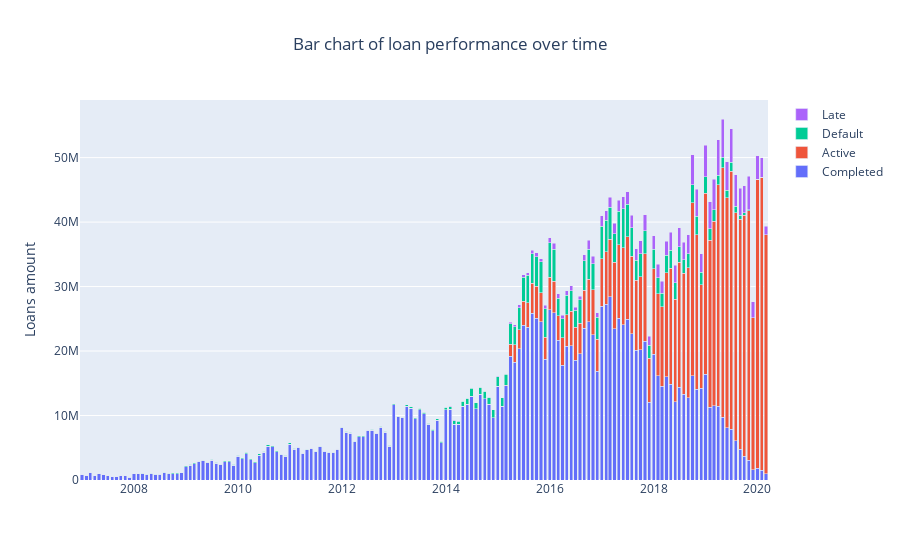

The code cell stored with this chart in its notebook:
### Code cell
#build bar charts of loan performance devided by status of loan

bar_plots = [
    go.Bar(x=loan_pivot_by_date_status['Disbursal Year and Month'], y=loan_pivot_by_date_status['Completed Loans Amount'], name='Completed'),
    go.Bar(x=loan_pivot_by_date_status['Disbursal Year and Month'], y=loan_pivot_by_date_status['Active Loans Amount'], name='Active'),
    go.Bar(x=loan_pivot_by_date_status['Disbursal Year and Month'], y=loan_pivot_by_date_status['Default Loans Amount'], name='Default'),
    go.Bar(x=loan_pivot_by_date_status['Disbursal Year and Month'], y=loan_pivot_by_date_status['Late Loans Amount'], name='Late')
]
layout = go.Layout(
    title = go.layout.Title(text='Bar chart of loan performance over time', x=0.5),
    yaxis_title = 'Loans amount'
)
fig = go.Figure(data=bar_plots, layout=layout)
fig.update_layout(barmode='stack')
fig.show()

### Figure 1 — Plotly figure (JSON) as saved in the notebook; plotly's stock layout.template omitted (floating-point values rounded to 4 significant figures; data arrays with more than 128 entries replaced by an {"elided": "..."} marker saying what was removed)
{"data": [{"name": "Completed", "type": "bar", "x": {"elided": "159 str values"}, "y": {"elided": "159 int values"}}, {"name": "Active", "type": "bar", "x": {"elided": "159 str values"}, "y": {"elided": "159 int values"}}, {"name": "Default", "type": "bar", "x": {"elided": "159 str values"}, "y": {"elided": "159 int values"}}, {"name": "Late", "type": "bar", "x": {"elided": "159 str values"}, "y": {"elided": "159 int values"}}], "layout": {"barmode": "stack", "title": {"text": "Bar chart of loan performance over time", "x": 0.5}, "yaxis": {"title": {"text": "Loans amount"}}}}
